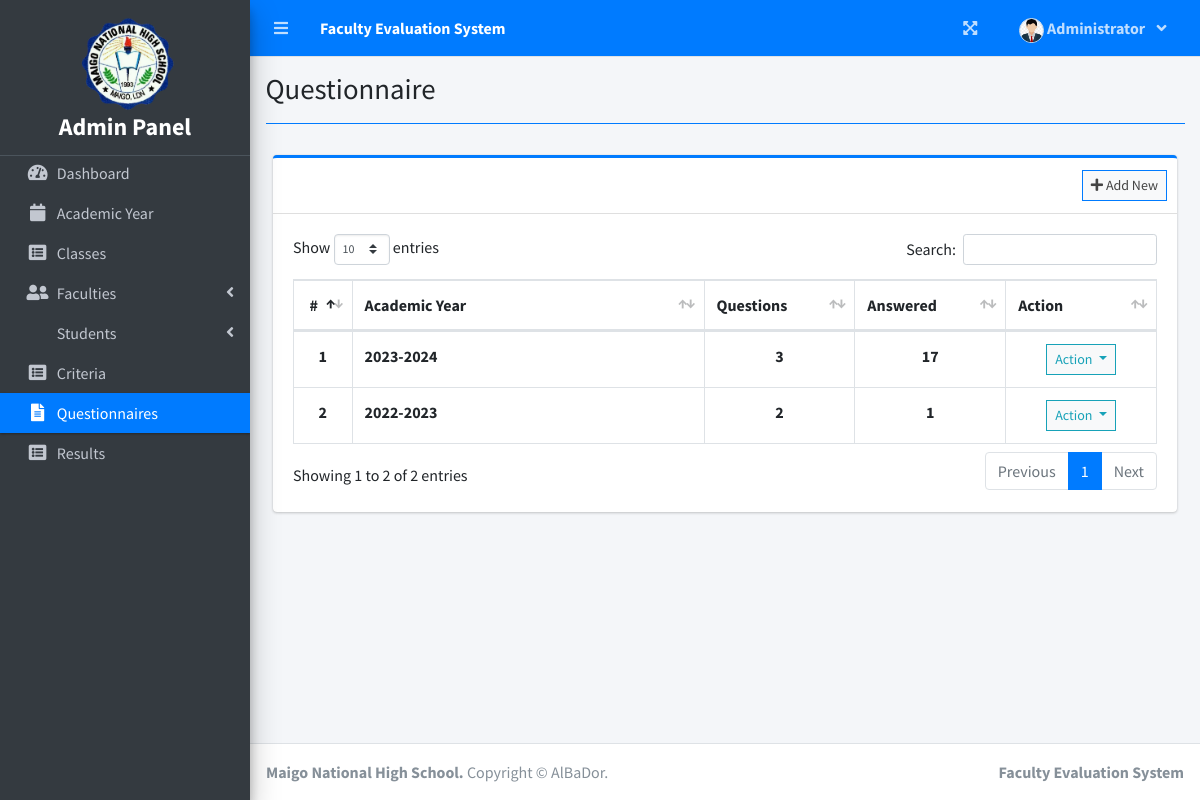
Screenshot of /index.php?page=questionnaire (signed in) with the database file from the repository.
### tables this page shows
CREATE TABLE `academic_list` (
  `id` int(30) NOT NULL,
  `year` text NOT NULL,
  `semester` int(30) NOT NULL,
  `is_default` tinyint(1) NOT NULL DEFAULT 0,
  `status` int(1) NOT NULL DEFAULT 0 COMMENT '0=Pending,1=Start,2=Closed'
);

### admin/questionnaire.php (the view, shortened to what this page needs)
<?php include'db_connect.php' ?>
<div class="col-lg-12">
	<div class="card card-outline card-primary">
		<div class="card-header">
			<div class="card-tools">
				<a class="btn btn-block btn-sm btn-default btn-flat border-primary new_academic" href="javascript:void(0)"><i class="fa fa-plus"></i> Add New</a>
			</div>
		</div>
		<div class="card-body">
			<table class="table tabe-hover table-bordered" id="list">
				<colgroup>
					<col width="5%">
					<col width="35%">
					<col width="15%">
					<col width="15%">
					<col width="15%">
				</colgroup>
				<thead>
					<tr>
						<th class="text-center">#</th>
						<th>Academic Year</th>
						<th>Questions</th>
						<th>Answered</th>
						<th>Action</th>
					</tr>
				</thead>
				<tbody>
					<?php
					$i = 1;
					$qry = $conn->query("SELECT * FROM academic_list order by abs(year) desc ");
					while($row= $qry->fetch_assoc()):
						$questions = $conn->query("SELECT * FROM question_list where academic_id ={$row['id']} ")->num_rows;
						$answers = $conn->query("SELECT * FROM evaluation_list where academic_id ={$row['id']} ")->num_rows;
					?>
					<tr>
						<th class="text-center"><?php echo $i++ ?></th>
						<td><b><?php echo $row['year'] ?></b></td>
						<td class="text-center"><b><?php echo number_format($questions) ?></b></td>
						<td class="text-center"><b><?php echo number_format($answers) ?></b></td>
						<td class="text-center">
							<button type="button" class="btn btn-default btn-sm btn-flat border-info wave-effect text-info dropdown-toggle" data-toggle="dropdown" aria-expanded="true">
		                      Action
		                    </button>
						</td>
					</tr>
				<?php endwhile; ?>
				</tbody>
			</table>
		</div>
	</div>
</div>

### rows the page displays
academic_list: year "2023-2024", questions "3", answers "17"
academic_list: year "2022-2023", questions "2", answers "1"

### other values shown
$_SESSION['system']['name'] "Faculty Evaluation System"
$_SESSION['login_firstname'] "Administrator"
$title "Questionnaire"
